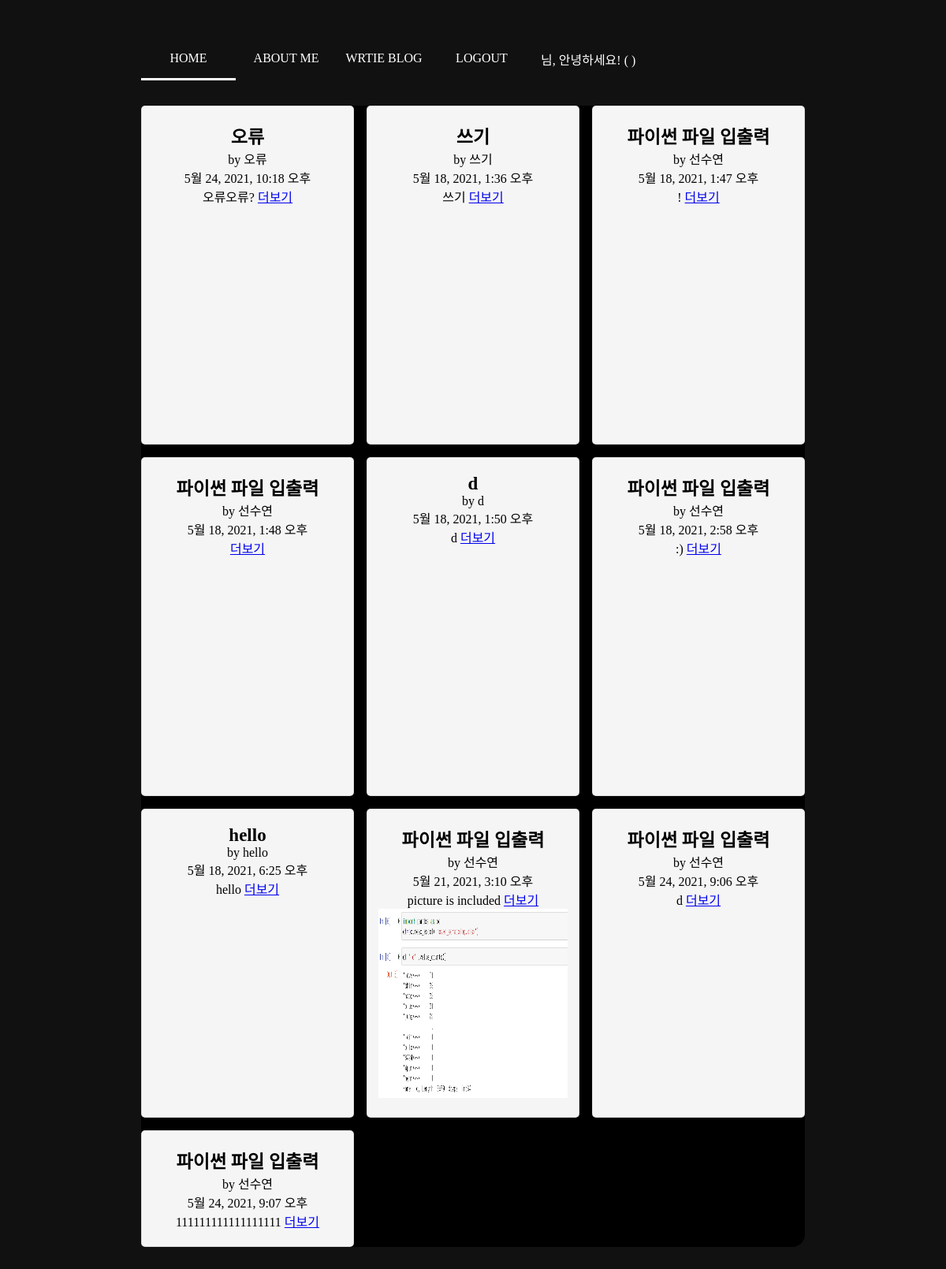
/ (signed in), run on the app's committed database.
### blog/models.py (models this page shows, shortened)
class Blog(models.Model):
    title=models.CharField(max_length=200)
    writer=models.CharField(max_length=100)
    pub_date=models.DateTimeField()
    body=models.TextField()
    image=models.ImageField(upload_to="blog/", blank=True, null = True)
    def summary(self):
        return self.body[:100] # 100자 이하로 출력

### blog/views.py (the view)
# urls.py: 2. Add a URL to urlpatterns:  path('', views.home, name='home')
def home(request):
    blogs = Blog.objects.all() # 쿼리셋 #
    return render(request, 'home.html', {'blogs': blogs}) # home.html에서 blogs를 보여주는 것이 목적

### blog/templates/home.html (shortened to what this page needs)
<!DOCTYPE html>
<html lang='en'>
<head>
</head>
<body>
    {% if user.is_authenticated %}
    <div class="nav">
        <nav>
            {% if user.is_authenticated %}
            <a class="atag" aria-current="page" href="{% url 'home' %}">HOME</a>
            <a class="atag" href="{% url 'about_me' %}">ABOUT ME</a>
            <a class="atag" href="{% url 'new' %}">WRTIE BLOG</a>
            <a class="atag" href="{% url 'logout' %}">LOGOUT</a>
            <div class="line"></div>
            {% endif %}
        </nav>
        <div class="login_hello">
            <p class="hello_text1" style="font-family: Poppins;">{{user.nickname}}님, 안녕하세요! ({{user.location}}
                {{user.university}})</p>
        </div>
    </div>
    <div class="container">
        <section class="cards">
            {% for blog in blogs %}
            <article class="vertical card">
                <div class="card_title">
                    <a class="content_atag" href="{% url 'detail' blog.id %}"
                        style="font-size: 23px;"><strong>{{blog.title}}</strong></a>
                </div>
                <div class="card_writer">
                    by {{blog.writer}}
                </div>
                <div>
                    {{blog.pub_date}}
                </div>
                <div class="card_summary">
                    {{blog.summary}}
                    <a href="{% url 'detail' blog.id %}">더보기</a>
                </div>
                <div class="image">
                    <div>
                        {% if blog.image %}
                        <img class="img-fluid rounded" src="{{blog.image.url}}" style="width: 240px; height: 240px;" />
                        {% endif %}
                    </div>
                </div>
            </article>
            {% endfor %}
        </section>
    </div>
    {% endif %}
</body>
</html>

### blog/templates/home.html (style rules this page uses)
* { box-sizing: inherit; transition: all 0.6* ease; }
html, .buttons { min-height: 100%; width: 100%; font-family: Poppins; font-weight: 400; display: flex; justify-content: center; align-items: center; background: #111; }
.hello_text1 { color: white; font-family: Poppins; font-weight: 400; text-align: center; }
.login_hello { color: white; }
.container { margin: 2em auto; background-color: #000; border-radius: 1em; display: flex; justify-content: center; }
section.cards { display: grid; grid-auto-flow: row dense; grid-template-columns: repeat(3, 270px); grid-template-rows: repeat(4, 207px); grid-gap: 16px; }
.card { display: flex; border: 1px solid rgba(0, 0, 0, 0.1); border-radius: 5px; background-color: whitesmoke; transition: 0.5s all ease; padding: 20px; }
.vertical { flex-direction: column; grid-row: span 2; grid-column: span 1; text-align: center; }
.image { display: flex; justify-content: center; }
.content_atag { text-decoration: none; color: black; }
.nav { color: white; display: flex; align-items: center; padding-top: 40px; }
.atag { color: #fff; text-align: center; width: 120px; padding: 1em 0; display: inline-block; font-weight: 400; transition: all .4s ease-in-out; text-decoration: none; font-family: Poppins; }
.line { width: 120px; height: 3px; background-color: #FFF; transition: all .4s ease-in-out; }
p { font-family: Poppins; color: white; display: flex; justify-content: space-between; margin: 15px; }

### data on the page
Blog: title "오류", writer "오류", pub_date "5월 24, 2021, 10:18 오후", summary "오류오류?"
Blog: title "쓰기", writer "쓰기", pub_date "5월 18, 2021, 1:36 오후", summary "쓰기"
Blog: title "파이썬 파일 입출력", writer "선수연", pub_date "5월 18, 2021, 1:47 오후", summary "!"
Blog: title "파이썬 파일 입출력", writer "선수연", pub_date "5월 18, 2021, 1:48 오후"
Blog: title "d", writer "d", pub_date "5월 18, 2021, 1:50 오후", summary "d"
Blog: title "파이썬 파일 입출력", writer "선수연", pub_date "5월 18, 2021, 2:58 오후", summary ":)"
Blog: title "hello", writer "hello", pub_date "5월 18, 2021, 6:25 오후", summary "hello"
Blog: title "파이썬 파일 입출력", writer "선수연", pub_date "5월 21, 2021, 3:10 오후", summary "picture is included", image (picture)
Blog: title "파이썬 파일 입출력", writer "선수연", pub_date "5월 24, 2021, 9:06 오후", summary "d"
Blog: title "파이썬 파일 입출력", writer "선수연", pub_date "5월 24, 2021, 9:07 오후", summary "111111111111111111"
